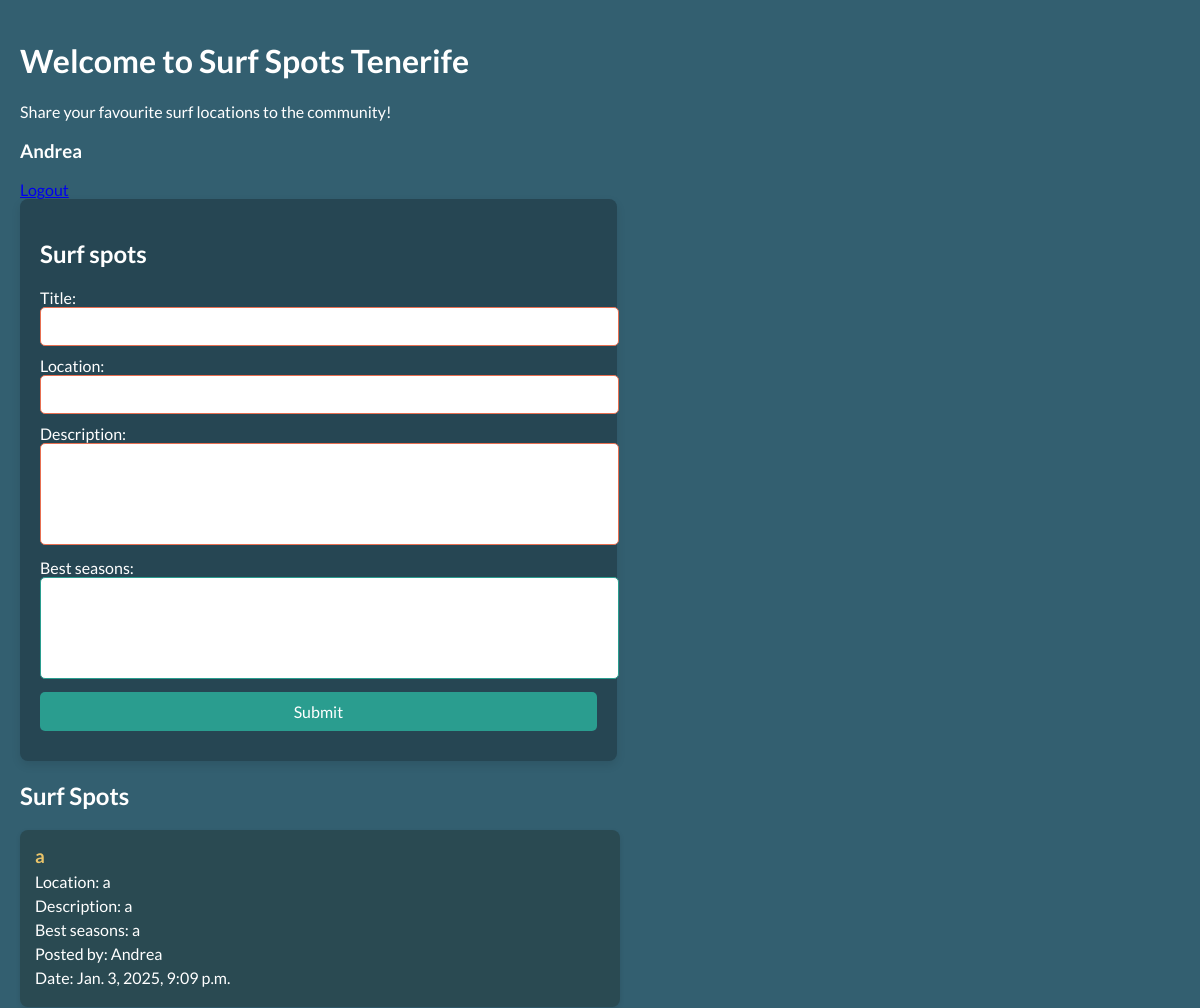
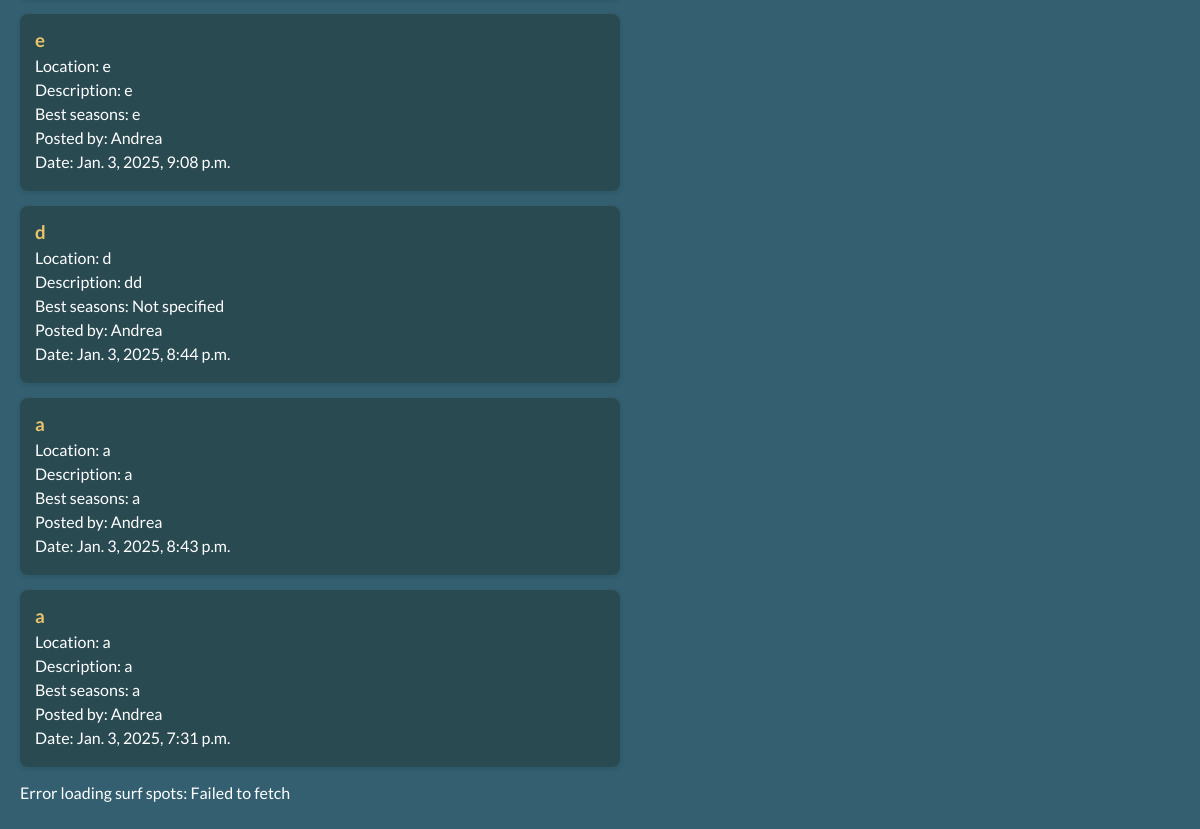
The page /users/home/ (signed in) on the database as committed earlier (2 pictures, top to bottom).
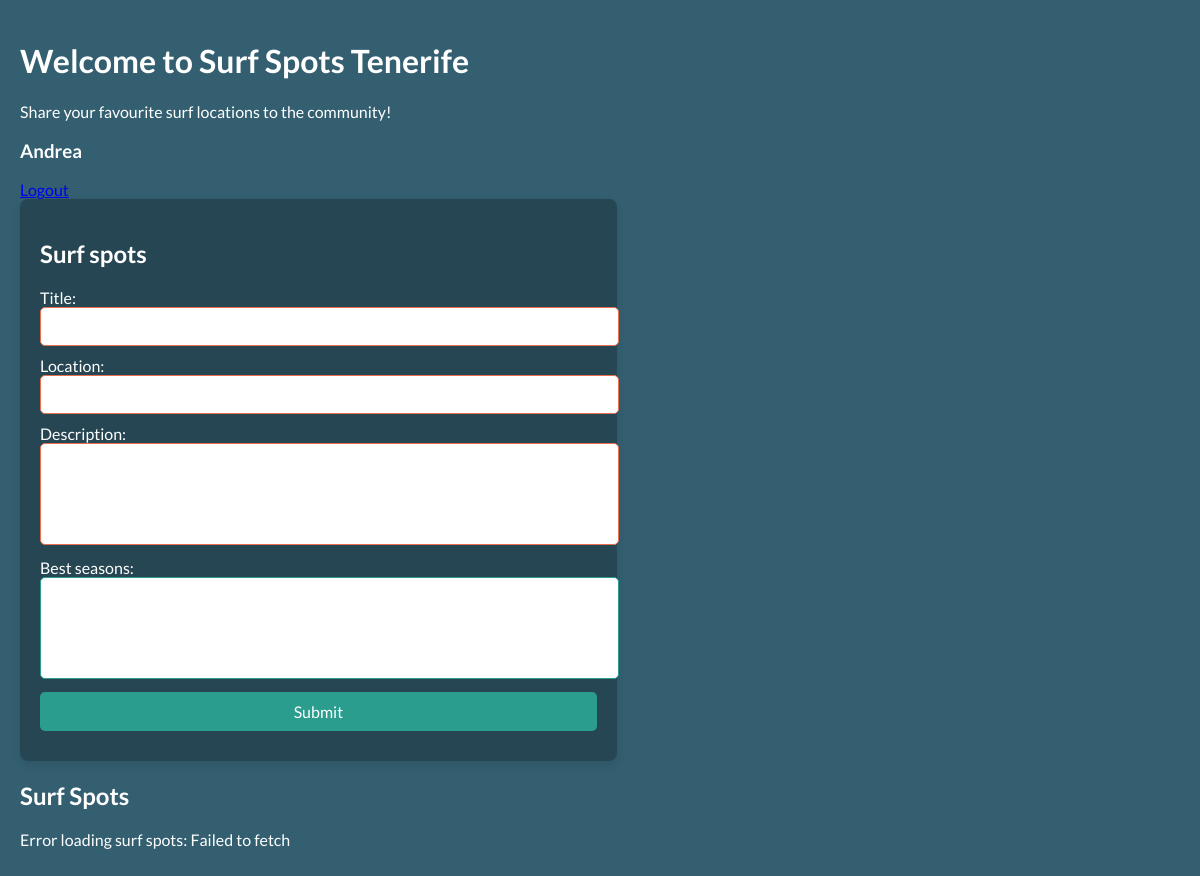
The same page on the database as committed later.
### users_account/models.py (models this page shows, shortened)
class NovaUser(AbstractUser):
    pass

class SurfSpot(models.Model):
    title = models.CharField(max_length=50)
    location = models.CharField(max_length=50)
    description = models.TextField()
    best_seasons = models.CharField(max_length=300, blank=True, null=True)
    user = models.ForeignKey(settings.AUTH_USER_MODEL, on_delete=models.CASCADE)
    created_at = models.DateTimeField(auto_now_add=True)

### users_account/views.py (the view)
# urls.py: path('home/', views.home_view, name='home'), #correct
@login_required
def home_view(request):
    if request.method == 'POST':
        form = SurfSpotForm(request.POST)
        if form.is_valid():
            surf_spot = form.save(commit=False)
            surf_spot.user = request.user
            surf_spot.save()
            messages.success(request, "Surf spot created successfully!")
            return redirect('home')
    else:
        form = SurfSpotForm()
    surf_spots = SurfSpot.objects.all().order_by('-created_at')
    return render(request, 'users_account/home.html', {'form': form, 'surf_spots': surf_spots})

### users_account/forms.py (shortened to what this page needs)
class SurfSpotForm(forms.ModelForm):
    class Meta:
        model = SurfSpot
        fields = ['title', 'location', 'description', 'best_seasons']

### users_account/templates/users_account/home.html (shortened to what this page needs)
<!DOCTYPE html>
<html lang="en">
<head>
    {% load static %}
    <link rel="stylesheet" href="{% static 'css/styles.css' %}">
</head>
<body>
    <div>
        <h1>Welcome to Surf Spots Tenerife</h1>
        <p>Share your favourite surf locations to the community!</p>
    </div>
    <h3>{{ request.user.username }}</h3>
    <a href="{% url 'logout' %}">Logout</a>
    <form id="create-post-form" method="POST" action="{% url 'home' %}">
        <h2>Surf spots</h2>
        <label for="title">Title:</label>
        <input type="text" id="title" name="title" required>
        <label for="location">Location:</label>
        <input type="text" id="location" name="location" required>
        <label for="description">Description:</label>
        <textarea name="description" id="description" required></textarea>
        <label for="best_seasons">Best seasons:</label>
        <textarea name="best_seasons" id="best_seasons"></textarea>
        <button type="submit">Submit</button>
    </form>
    <div id="surf-spots-list">
        <h2>Surf Spots</h2>
        {% for spot in surf_spots %}
        <div class="surf-spot">
            <h3>{{ spot.title }}</h3>
            <p>Location: {{ spot.location }}</p>
            <p>Description: {{ spot.description }}</p>
            <p>Best seasons: {{ spot.best_seasons|default:"Not specified" }}</p>
            <p>Posted by: {{ spot.user.username }}</p>
            <p>Date: {{ spot.created_at }}</p>
        </div>
        {% endfor %}
    </div>
</body>
</html>

### static/css/styles.css (style rules this page uses)
body { font-family: 'Lato', Arial, sans-serif; background-color: #335F70; margin: 0; padding: 0; color: white; }
form { width: 100%; max-width: 600px; background: #264653; padding: 20px; border-radius: 8px; box-shadow: 0 4px 10px rgba(0, 0, 0, 0.1); }
input, textarea, button { font-family: 'Lato', Arial, sans-serif; width: 100%; padding: 10px; margin-bottom: 10px; border: 1px solid #2A9D8F; border-radius: 5px; font-size: 14px; }
textarea { resize: none; height: 80px; }
button { padding: 10px; border-radius: 5px; background-color: #2A9D8F; color: white; font-size: 16px; border: none; cursor: pointer; transition: background-color 0.3s; }
#surf-spots-list { width: 100%; max-width: 600px; }
input:invalid, textarea:invalid { border-color: #E76F51; }
@media (min-width: 1024px) { body { flex-direction: row; padding: 20px; justify-content: space-between; } }
@media (min-width: 1024px) { form { width: 48%; } }

Rows that differ between the two databases and show on the page:
removed SurfSpot: title "a", location "a", description "a", best_seasons "a", user.username "Andrea", created_at "Jan. 3, 2025, 9:09 p.m."
removed SurfSpot: title "e", location "e", description "e", best_seasons "e", user.username "Andrea", created_at "Jan. 3, 2025, 9:08 p.m."
removed SurfSpot: title "d", location "d", description "dd", best_seasons "Not specified", user.username "Andrea", created_at "Jan. 3, 2025, 8:44 p.m."
removed SurfSpot: title "a", location "a", description "a", best_seasons "a", user.username "Andrea", created_at "Jan. 3, 2025, 8:43 p.m."
removed SurfSpot: title "a", location "a", description "a", best_seasons "a", user.username "Andrea", created_at "Jan. 3, 2025, 7:31 p.m."
